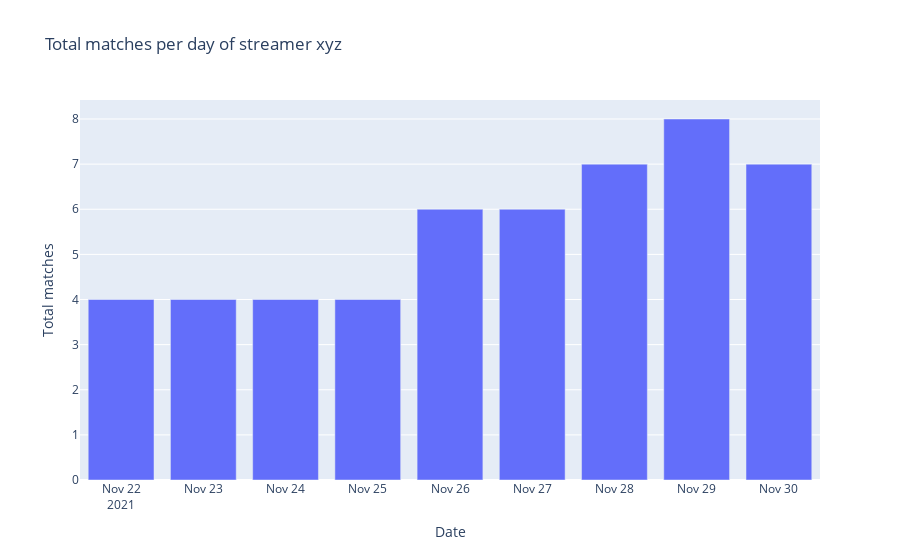

Notebook code cell kept with this figure:
### Code cell
import plotly.express as px

fig = px.bar(matches_per_day, x="date", y='count', title='Total matches per day of streamer xyz',
             labels= {"date": "Date", "count": "Total matches"})
fig

### Figure 1 — Plotly figure (JSON) as saved in the notebook; plotly's stock layout.template omitted (floating-point values rounded to 4 significant figures)
{"data": [{"alignmentgroup": "True", "hovertemplate": "Date=%{x}<br>Total matches=%{y}<extra></extra>", "legendgroup": "", "marker": {"color": "#636efa", "pattern": {"shape": ""}}, "name": "", "offsetgroup": "", "orientation": "v", "showlegend": false, "textposition": "auto", "x": ["2021-11-22T00:00:00", "2021-11-23T00:00:00", "2021-11-24T00:00:00", "2021-11-25T00:00:00", "2021-11-26T00:00:00", "2021-11-27T00:00:00", "2021-11-28T00:00:00", "2021-11-29T00:00:00", "2021-11-30T00:00:00"], "xaxis": "x", "y": [4, 4, 4, 4, 6, 6, 7, 8, 7], "yaxis": "y", "type": "bar"}], "layout": {"xaxis": {"anchor": "y", "domain": [0.0, 1.0], "title": {"text": "Date"}}, "yaxis": {"anchor": "x", "domain": [0.0, 1.0], "title": {"text": "Total matches"}}, "legend": {"tracegroupgap": 0}, "title": {"text": "Total matches per day of streamer xyz"}, "barmode": "relative"}}
